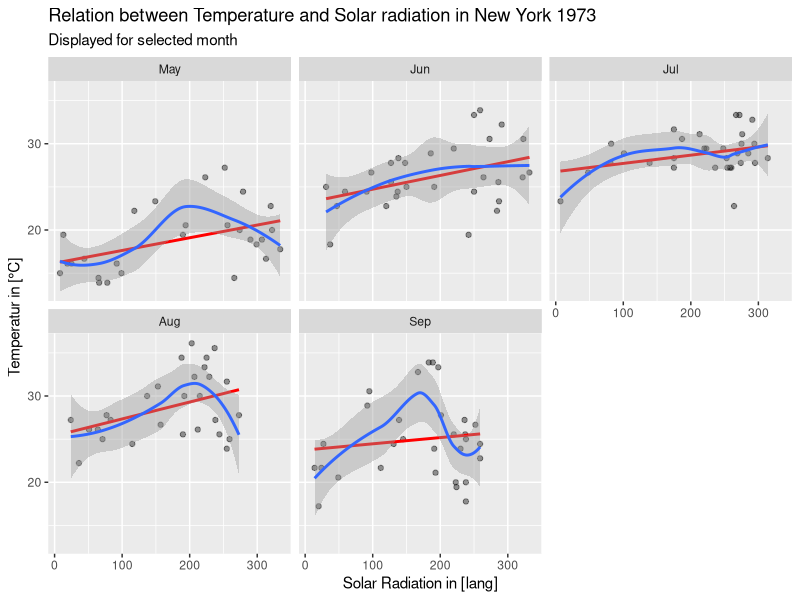
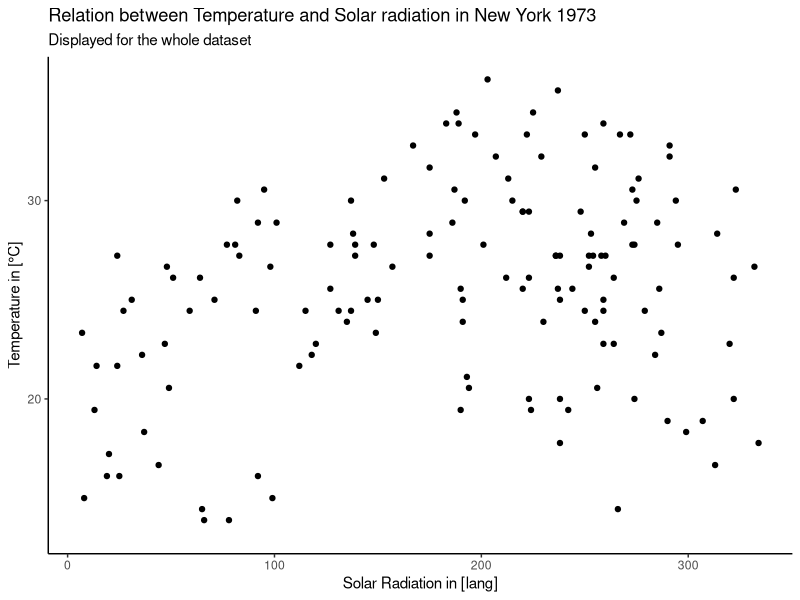
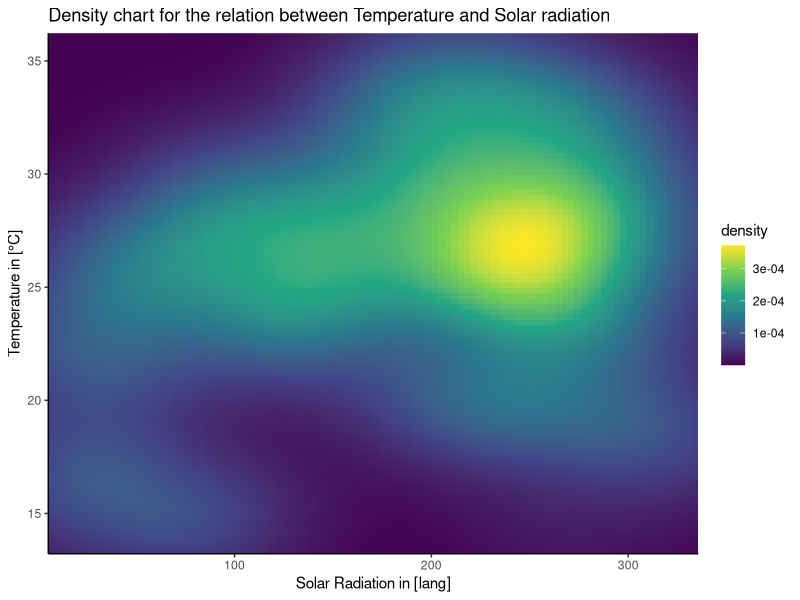

Here is the R script that generated these plots, in order:
## ---- chunk 1
airquality <- datasets::airquality # Loading the dataset into R

airquality <- dplyr::mutate(`airquality`, `Temp` = (`Temp`-32)*5/9) #convert the Temp column from Fahrenheit to °Celcius
airquality <- dplyr::mutate(`airquality`, `month` = `Month`)
## ---- chunk 2
airquality <- airquality |>
  dplyr::mutate(Month = lubridate::month(Month, label = TRUE)) #giving the column Month labels like Mai, Juni, Juli...

## ---- chunk 3
ggplot2::ggplot(
  airquality,
  ggplot2::aes(x = Solar.R, y = Temp)) + 
  ggplot2::geom_point(alpha = 0.4, na.rm = TRUE) +
  ggplot2::geom_smooth(method = "lm", color = "red", se = FALSE, na.rm = TRUE) + #calculating trend for each Month in red
  ggplot2::stat_smooth(position = "identity", method = "auto", #Displaying the course of each Month with the 0.95 interval
    formula = y ~ x, n = 153,
    level = 0.95, na.rm = TRUE) +
  ggplot2::labs(title = "Relation between Temperature and Solar radiation in New York 1973", subtitle = "Displayed for selected month", y = "Temperatur in [°C]",
       x = "Solar Radiation in [lang]") +
  ggplot2::facet_wrap(~Month) #Combining the chart with the column Month so that the labels of the Month are displayed

## ---- chunk 4
library(ggplot2)
ggplot(
    airquality,
    aes(x = Solar.R, y = Temp)) +
  geom_point(na.rm = TRUE) + #creating a point cloud for the whole dataset combining temperature and solar radiation
  labs(title = "Relation between Temperature and Solar radiation in New York 1973", subtitle = "Displayed for the whole dataset", x = "Solar Radiation in [lang]",
       y = "Temperature in [°C]") +
  theme_classic()
## ---- chunk 5
library(ggplot2)
ggplot(
    airquality,
    aes(x = Solar.R, y = Temp)) +
  stat_density_2d(
    geom = "raster", # the geometric object to display the data
    aes(fill = after_stat(density)), # using `density`, a variable calculated by the stat
    contour = FALSE, na.rm = TRUE
    ) +
  scale_fill_viridis_c() +
  labs(title = "Density chart for the relation between Temperature and Solar radiation", x = "Solar Radiation in [lang]", 
       y = "Temperature in [°C]") +
  theme_classic() + 
  scale_x_continuous(expand = c(0, 0)) +  # avoid gap between plotting area and axis
  scale_y_continuous(expand = c(0, 0))
## ---- chunk 6
mean(airquality$Temp, na.rm = TRUE)
median(airquality$Temp, na.rm = TRUE)
sd(airquality$Temp, na.rm = TRUE)

#in this case the median and the mean are very near to each other. This could mean that there are not many to none outliers. Probably they do not differ that much because there are only maximum values used. If the dataframe would include all temperature during a day the data would differ much more. The standard deviation is also small which means that the data is near the mean.
## ---- chunk 7
mean(airquality$Solar.R, na.rm = TRUE)
median(airquality$Solar.R, na.rm = TRUE)
sd(airquality$Solar.R, na.rm = TRUE)

#if the median is significantly larger than the mean, this could mean that there are some outliers which influence the mean. The standard deviation in this case shows that the data scatters a lot.
